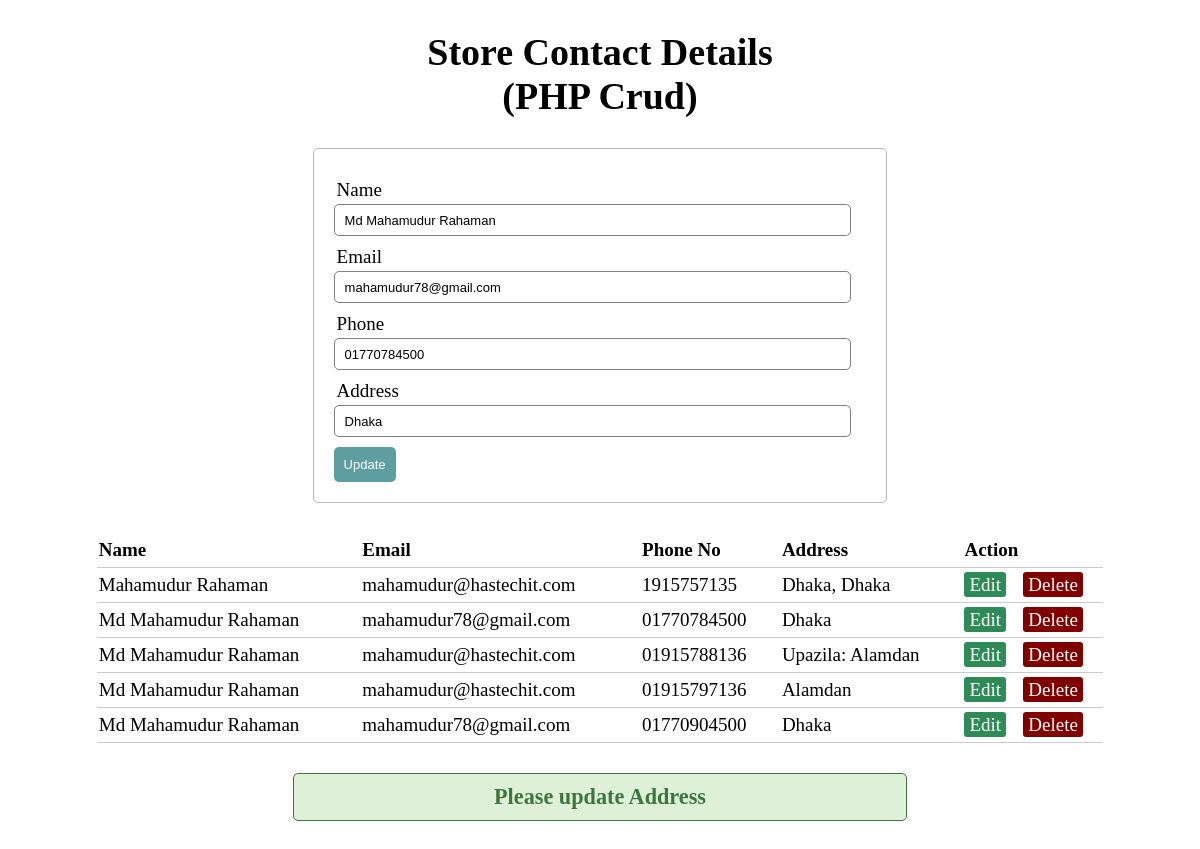
/index.php?edit=2, run on the app's committed database.
### tables this page shows
CREATE TABLE `info` (
  `id` int(11) NOT NULL,
  `name` varchar(40) NOT NULL,
  `email` varchar(40) NOT NULL,
  `phone` varchar(11) NOT NULL,
  `address` varchar(255) NOT NULL
);

### edit.php (called while the page is built, shortened)
<?php
if (isset($_GET['edit'])) {
	$id = $_GET['edit'];
	$edit_state = true;
	$rec = mysqli_query($db, "SELECT * FROM info WHERE id = $id");
	$record = mysqli_fetch_array($rec);
	$name = $record['name'];
	$email = $record['email'];
	$phone = $record['phone'];
	$address = $record['address'];
	$result = "Please update Address";
}

### index.php (the view, shortened to what this page needs)
<?php
$edit_state = false;
include('db.php');
if (isset($_GET['edit']) || isset($_POST['update'])) {
	include_once('edit.php');
}
$resultview = mysqli_query($db, "SELECT * FRoM info");
?>
<!DOCTYPE html>
<html>
<head>
	<link rel="stylesheet" type="text/css" href="style.css">
</head>
<body>
	<h1 class="titel">Store Contact Details (PHP Crud)</h1>
	<form method="post" action="index.php">
		<div class="input-group">
			<label>Name</label>
			<input type="text" name="name" value="<?php echo (!isset($name)? '':$name); ?>">
		</div>
		<div class="input-group">
			<label>Email</label>
			<input type="text" name="email" value="<?php echo (!isset($email)? '':$email); ?>">
		</div>
		<div class="input-group">
			<label>Phone</label>
			<input type="text" name="phone" value="<?php echo (!isset($phone)? '':$phone); ?>">
		</div>
		<div class="input-group">
			<label>Address</label>
			<input type="text" name="address" value="<?php echo (!isset($address)? '':$address); ?>">
		</div>
		<div class="input-group">
			<?php if ($edit_state == false): ?>
				<button type="submit" name="save" class="btn">Save</button>
			<?php else: ?>
				<button type="submit" name="update" class="btn">Update</button>
			<?php endif ?>
		</div>
	</form>
	<table>
		<thead>
			<tr>
				<th>Name</th>
				<th>Email</th>
				<th>Phone No</th>
				<th>Address</th>
				<th colspan="2">Action</th>
			</tr>
		</thead>
		<tbody>
			<?php while ($row = mysqli_fetch_array($resultview)) { ?>
				<tr>
					<td><?php echo $row['name']; ?></td>
					<td><?php echo $row['email']; ?></td>
					<td><?php echo $row['phone']; ?></td>
					<td><?php echo $row['address']; ?></td>
					<td>
						<a href="index.php?edit=<?php echo $row['id']; ?>" class="edit_btn ">Edit</a>
					</td>
					<td>
						<a href="index.php?del=<?php echo $row['id']; ?>" class="del_btn">Delete</a>
					</td>
				</tr>
			<?php } ?>
		</tbody>
	</table>
	<?php
	if(isset($result)>0){
		echo '<h3 class="msg" align="center">'.$result.'</h3>';
	} ?>
</body>
</html>

### style.css (style rules this page uses)
body { font-size: 19px; }
h1 { width: 33%; margin: 30px auto; text-align: center; }
table { width: 85%; margin: 30px auto; border-collapse: collapse; text-align: left; }
tr { border-bottom: 1px solid #cbcbcb; }
th, td { border: none; height: 30px; padding: 2px; }
form { width: 45%; margin: 30px auto; text-align: left; padding: 20px; border: 1px solid #bbbbbb; border-radius: 5px; }
.input-group { margin: 10px 0px 0px 0px; }
.input-group label { display: block; text-align: left; margin: 3px; }
.input-group input { height: 30px; width: 93%; padding: 0px 10px; font-size: 13px; border-radius: 5px; border: 1px solid gray; }
.btn { padding: 10px; font-size: 13px; color: white; background: #5F9EA0; border: none; border-radius: 5px; }
.edit_btn { text-decoration: none; padding: 2px 5px; background: #2E8B57; color: white; border-radius: 3px; }
.del_btn { text-decoration: none; padding: 2px 5px; color: white; border-radius: 3px; background: #800000; }
.msg { margin: 30px auto; padding: 10px; border-radius: 5px; color: #3c763d; background: #dff0d8; border: 1px solid #3c763d; width: 50%; text-align: center; }

### data on the page
info: name "Md Mahamudur Rahaman", email "mahamudur78@gmail.com", phone "01770784500", address "Dhaka"
info: name "Mahamudur Rahaman", email "mahamudur@hastechit.com", phone "1915757135", address "Dhaka, Dhaka"
info: name "Md Mahamudur Rahaman", email "mahamudur@hastechit.com", phone "01915788136", address "Upazila: Alamdan"
info: name "Md Mahamudur Rahaman", email "mahamudur@hastechit.com", phone "01915797136", address "Alamdan"
info: name "Md Mahamudur Rahaman", email "mahamudur78@gmail.com", phone "01770904500", address "Dhaka"

### other printed values
$result "Please update Address"
